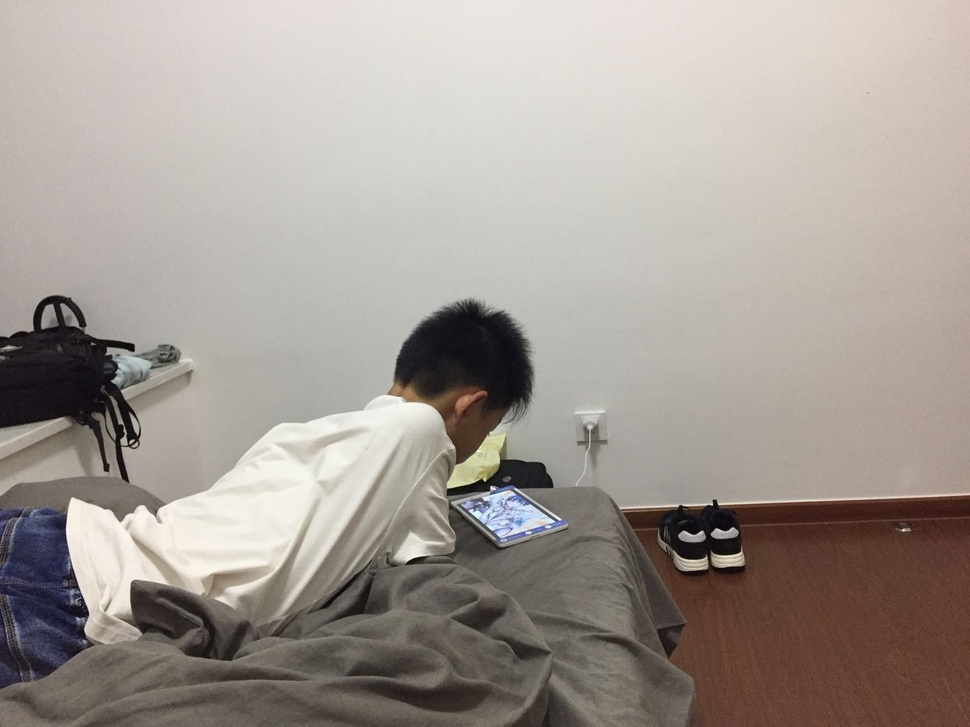
#> input picture darknet/Testdata/brother.jpg, 970 x 727 px, shrunk from 1440 x 1080 before the run; its folder holds only this picture in this run
$ python -i change_hls.py   (imports and definitions only)
#> lines starting #> are read from the running program, lines starting #| are printed output that depends on the picture
import os
import cv2
import numpy as np
from multiprocessing import cpu_count
from concurrent.futures import ProcessPoolExecutor, as_completed


HLS_L = [0.9]
HLS_S = [0.4, 0.5]


def scan_files(directory, prefix=None, postfix=None):
    files_list = []
    for root, sub_dirs, files in os.walk(directory):
        for special_file in files:
            if postfix:
                if special_file.endswith(postfix):
                    files_list.append(os.path.join(root, special_file))
            elif prefix:
                if special_file.startswith(prefix):
                    files_list.append(os.path.join(root, special_file))
            else:
                files_list.append(os.path.join(root, special_file))
    return files_list


def hls_trans_smart(image_name, save_path, HLS_L=HLS_L, HLS_S=HLS_S):
#> called with image_name = '../../darknet/Testdata/brother.jpg', save_path = 'out.png'
    image = cv2.imread(image_name)
#> image is the input picture: shape (727, 970, 3); mean B, G, R 148.5, 154.9, 163.1
    # image = np.asarray(image)

    # 图像归一化，且转换为浮点型
    hlsImg = image.astype(np.float32)
    # hlsImg = hlsImg / 255.0
    hlsImg = cv2.addWeighted(hlsImg, 1./255, hlsImg, 0.0, 0.0)

    # 颜色空间转换 BGR转为HLS
    hlsImg = cv2.cvtColor(hlsImg, cv2.COLOR_BGR2HLS)
#> hlsImg: shape (727, 970, 3) float32; mean of channels 0, 1, 2 46.3, 0.6, 0.1

    # 1.调整亮度
    l = np.average(hlsImg[:,:,1])
#> l = 0.611
    i = len(HLS_L) - 1
    while i != -1 and HLS_L[i] > l:
        i -= 1
#> this loop made 1 pass
#> i on pass 1: -1
#> after the loop, i = -1
    if i != len(HLS_L)-1:
        hls_l = HLS_L[i+1]
#> hls_l = 0.9
        hlsImg[:, :, 1] = hls_l / l * hlsImg[:, :, 1]
#> hlsImg: shape (727, 970, 3) float32; mean of channels 0, 1, 2 46.3, 0.9, 0.1
        hlsImg[:, :, 1][hlsImg[:, :, 1] > 1] = 1
#> hlsImg: shape (727, 970, 3) float32; mean of channels 0, 1, 2 46.3, 0.8, 0.1
        # print(image_name, "changing l", l, "to", hls_l)

    # 2.调整饱和度
    s = np.average(hlsImg[:,:,2])
#> s = 0.134
    i = len(HLS_S) - 1
    while i != -1 and HLS_S[i] > s:
        i -= 1
#> this loop made 2 passes
#> i on passes 1 to 2: 0, -1
#> after the loop, i = -1
    if i != len(HLS_S)-1:
        hls_s = HLS_S[i+1]
#> hls_s = 0.4
        hlsImg[:, :, 2] = hls_s / s * hlsImg[:, :, 2]
#> hlsImg: shape (727, 970, 3) float32; mean of channels 0, 1, 2 46.3, 0.8, 0.4
        hlsImg[:, :, 2][hlsImg[:, :, 2] > 1] = 1
#> hlsImg: shape (727, 970, 3) float32; mean of channels 0, 1, 2 46.3, 0.8, 0.4
        # print(image_name, "changing s", s, "to", hls_s)

    # HLS2BGR
    hlsImg = cv2.cvtColor(hlsImg, cv2.COLOR_HLS2BGR)
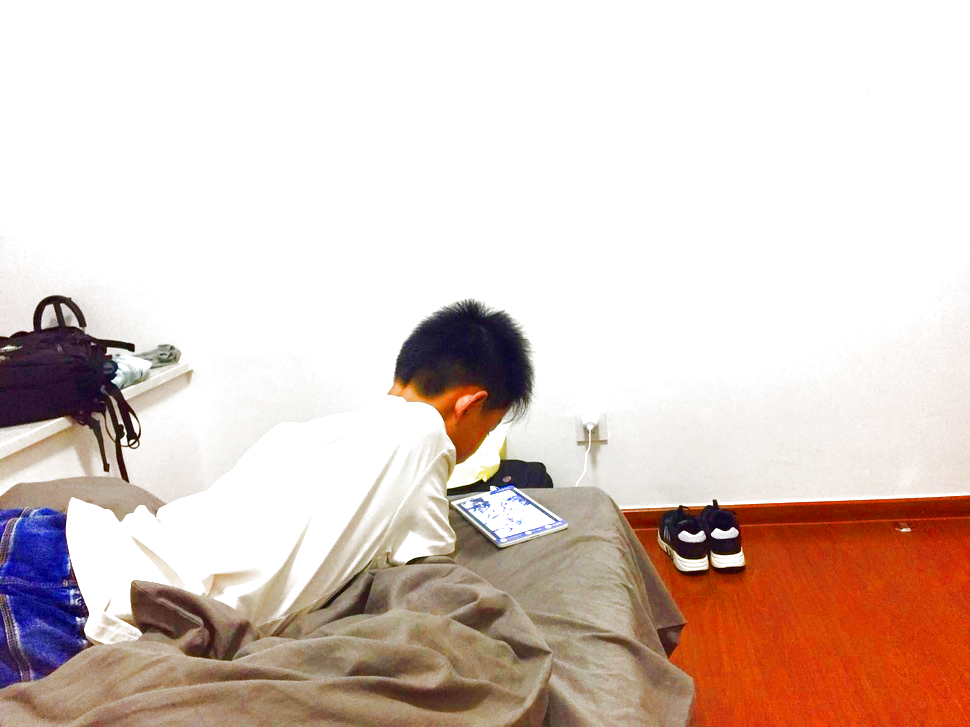
#> hlsImg: shape (727, 970, 3) float32; mean B, G, R 0.763, 0.792, 0.862
    # 转换为8位unsigned char
    # hlsImg = hlsImg * 255
    hlsImg = cv2.addWeighted(hlsImg, 255, hlsImg, 0, 0)
    image = hlsImg.astype(np.uint8)

    image_name_new = os.path.join(save_path, os.path.basename(image_name))
    cv2.imwrite(image_name_new, image)


def batch_change_hls(image_names, save_path):
    for image_name in image_names:
        hls_trans_smart(image_name, save_path)


def process(data_path, save_path):
    image_names = scan_files(data_path, postfix=".bmp")
    print("# images", len(image_names))

    os.makedirs(save_path, exist_ok=True)

    executor = ProcessPoolExecutor(max_workers=8)
    tasks = []

    batch_size = 10000
    for i in range(0, len(image_names), batch_size):
        batch = image_names[i : i+batch_size]
        tasks.append(executor.submit(batch_change_hls, batch, save_path))

    job_count = len(tasks)
    for future in as_completed(tasks):
        # result = future.result()  # get the returning result from calling fuction
        job_count -= 1
        print("One Job Done, Remaining Job Count: %s" % (job_count))


# [5 lines not run here, left out]

>>> result = hls_trans_smart('../../darknet/Testdata/brother.jpg', 'out.png')

$ run again, on darknet/Testdata/office.jpg
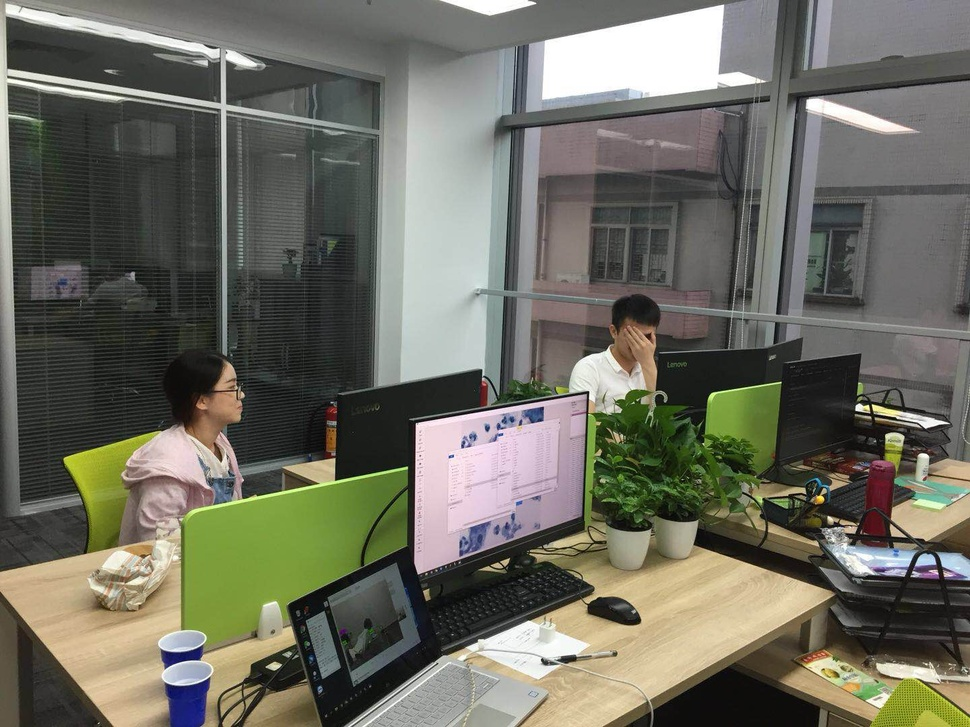
#> input picture darknet/Testdata/office.jpg, 970 x 727 px, shrunk from 1440 x 1080 before the run
#> in hls_trans_smart, image is the input picture: shape (727, 970, 3); mean B, G, R 97.3, 109.2, 109.7
#> l = 0.411
#> the loop in hls_trans_smart, `while i != -1 and HLS_L[i] > l:` made 1 pass
#> i on pass 1: -1
#> after the loop in hls_trans_smart, `while i != -1 and HLS_L[i] > l:`: i = -1
#> hls_l = 0.9
#> s = 0.146
#> the loop in hls_trans_smart, `while i != -1 and HLS_S[i] > s:` made 2 passes
#> i on passes 1 to 2: 0, -1
#> after the loop in hls_trans_smart, `while i != -1 and HLS_S[i] > s:`: i = -1
#> hls_s = 0.4
#> in hls_trans_smart, `hlsImg = cv2.cvtColor(hlsImg, cv2.COLOR_HLS2BGR)`:
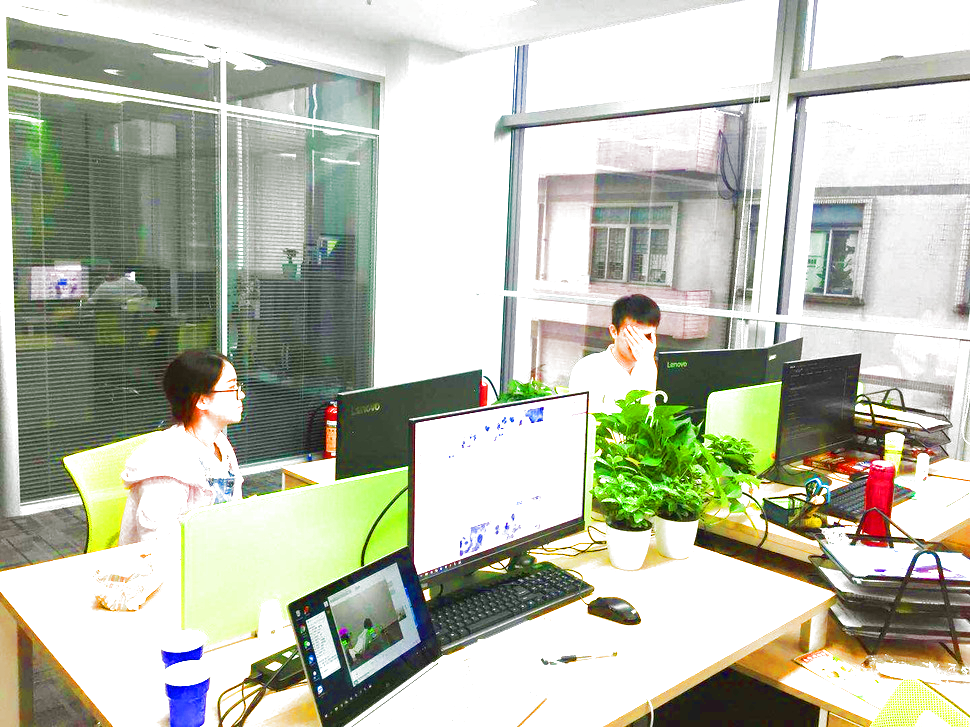
#> hlsImg: shape (727, 970, 3) float32; mean B, G, R 0.689, 0.75, 0.736
